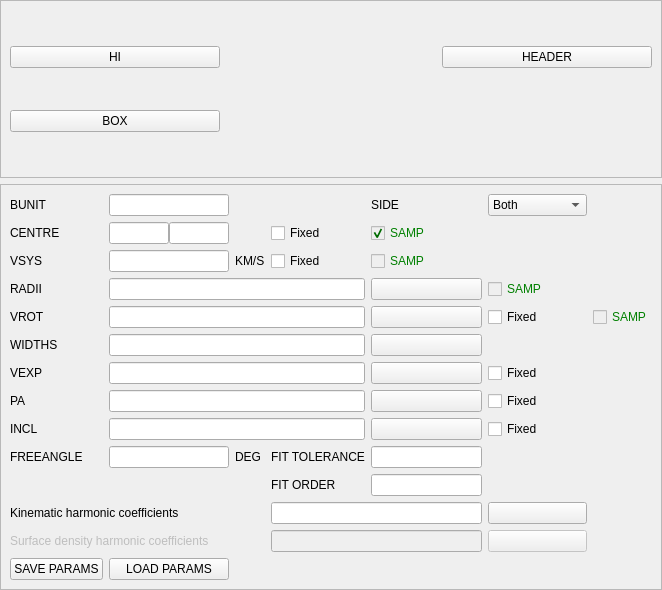
<?xml version="1.0" encoding="UTF-8"?>
<ui version="4.0">
 <class>reswri</class>
 <widget class="QFrame" name="reswri">
  <property name="geometry">
   <rect>
    <x>0</x>
    <y>0</y>
    <width>662</width>
    <height>590</height>
   </rect>
  </property>
  <property name="windowTitle">
   <string>Frame</string>
  </property>
  <property name="frameShape">
   <enum>QFrame::NoFrame</enum>
  </property>
  <property name="frameShadow">
   <enum>QFrame::Raised</enum>
  </property>
  <layout class="QVBoxLayout" name="verticalLayout">
   <property name="margin">
    <number>0</number>
   </property>
   <item>
    <widget class="QFrame" name="frame">
     <property name="frameShape">
      <enum>QFrame::StyledPanel</enum>
     </property>
     <property name="frameShadow">
      <enum>QFrame::Raised</enum>
     </property>
     <layout class="QGridLayout" name="gridLayout_2">
      <property name="margin">
       <number>9</number>
      </property>
      <item row="1" column="0">
       <widget class="QPushButton" name="HIBoxButton">
        <property name="text">
         <string>BOX</string>
        </property>
       </widget>
      </item>
      <item row="0" column="0">
       <widget class="QPushButton" name="HISetButton">
        <property name="text">
         <string>HI</string>
        </property>
       </widget>
      </item>
      <item row="0" column="2">
       <widget class="QPushButton" name="HISetHeaderButton">
        <property name="text">
         <string>HEADER</string>
        </property>
       </widget>
      </item>
      <item row="0" column="1">
       <widget class="QLabel" name="HISetLabel">
        <property name="text">
         <string/>
        </property>
       </widget>
      </item>
      <item row="1" column="1">
       <widget class="QLabel" name="HIBoxLabel">
        <property name="text">
         <string/>
        </property>
       </widget>
      </item>
     </layout>
    </widget>
   </item>
   <item>
    <widget class="QFrame" name="frame_2">
     <property name="frameShape">
      <enum>QFrame::StyledPanel</enum>
     </property>
     <property name="frameShadow">
      <enum>QFrame::Raised</enum>
     </property>
     <layout class="QGridLayout" name="gridLayout">
      <property name="margin">
       <number>9</number>
      </property>
      <item row="0" column="0">
       <widget class="QLabel" name="label_3">
        <property name="text">
         <string>BUNIT</string>
        </property>
       </widget>
      </item>
      <item row="0" column="1">
       <widget class="QLineEdit" name="bunitLine"/>
      </item>
      <item row="1" column="0">
       <widget class="QLabel" name="label_4">
        <property name="text">
         <string>CENTRE</string>
        </property>
       </widget>
      </item>
      <item row="1" column="3">
       <widget class="QCheckBox" name="centreCheck">
        <property name="text">
         <string>Fixed</string>
        </property>
       </widget>
      </item>
      <item row="2" column="0">
       <widget class="QLabel" name="label_5">
        <property name="text">
         <string>VSYS</string>
        </property>
       </widget>
      </item>
      <item row="2" column="1">
       <widget class="QLineEdit" name="vsysLine"/>
      </item>
      <item row="2" column="2">
       <widget class="QLabel" name="label_7">
        <property name="text">
         <string>KM/S</string>
        </property>
       </widget>
      </item>
      <item row="2" column="3">
       <widget class="QCheckBox" name="vsysCheck">
        <property name="text">
         <string>Fixed</string>
        </property>
       </widget>
      </item>
      <item row="3" column="0">
       <widget class="QLabel" name="label_8">
        <property name="text">
         <string>RADII</string>
        </property>
       </widget>
      </item>
      <item row="3" column="1" colspan="3">
       <widget class="QLineEdit" name="radiiLine"/>
      </item>
      <item row="3" column="4">
       <widget class="QPushButton" name="radiiButton">
        <property name="text">
         <string/>
        </property>
        <property name="icon">
         <iconset resource="../resources.qrc">
          <normaloff>:/table.png</normaloff>:/table.png</iconset>
        </property>
        <property name="iconSize">
         <size>
          <width>20</width>
          <height>20</height>
         </size>
        </property>
       </widget>
      </item>
      <item row="5" column="0">
       <widget class="QLabel" name="label">
        <property name="text">
         <string>WIDTHS</string>
        </property>
       </widget>
      </item>
      <item row="5" column="1" colspan="3">
       <widget class="QLineEdit" name="widthsLine"/>
      </item>
      <item row="5" column="4">
       <widget class="QPushButton" name="widthsButton">
        <property name="text">
         <string/>
        </property>
        <property name="icon">
         <iconset resource="../resources.qrc">
          <normaloff>:/table.png</normaloff>:/table.png</iconset>
        </property>
        <property name="iconSize">
         <size>
          <width>20</width>
          <height>20</height>
         </size>
        </property>
       </widget>
      </item>
      <item row="7" column="0">
       <widget class="QLabel" name="label_9">
        <property name="text">
         <string>VEXP</string>
        </property>
       </widget>
      </item>
      <item row="7" column="1" colspan="3">
       <widget class="QLineEdit" name="vexpLine"/>
      </item>
      <item row="7" column="4">
       <widget class="QPushButton" name="vexpButton">
        <property name="text">
         <string/>
        </property>
        <property name="icon">
         <iconset resource="../resources.qrc">
          <normaloff>:/table.png</normaloff>:/table.png</iconset>
        </property>
        <property name="iconSize">
         <size>
          <width>20</width>
          <height>20</height>
         </size>
        </property>
       </widget>
      </item>
      <item row="7" column="5">
       <widget class="QCheckBox" name="vexpCheck">
        <property name="text">
         <string>Fixed</string>
        </property>
       </widget>
      </item>
      <item row="8" column="0">
       <widget class="QLabel" name="label_10">
        <property name="text">
         <string>PA</string>
        </property>
       </widget>
      </item>
      <item row="8" column="1" colspan="3">
       <widget class="QLineEdit" name="paLine"/>
      </item>
      <item row="8" column="4">
       <widget class="QPushButton" name="paButton">
        <property name="text">
         <string/>
        </property>
        <property name="icon">
         <iconset resource="../resources.qrc">
          <normaloff>:/table.png</normaloff>:/table.png</iconset>
        </property>
        <property name="iconSize">
         <size>
          <width>20</width>
          <height>20</height>
         </size>
        </property>
       </widget>
      </item>
      <item row="8" column="5">
       <widget class="QCheckBox" name="paCheck">
        <property name="text">
         <string>Fixed</string>
        </property>
       </widget>
      </item>
      <item row="9" column="0">
       <widget class="QLabel" name="label_11">
        <property name="text">
         <string>INCL</string>
        </property>
       </widget>
      </item>
      <item row="9" column="1" colspan="3">
       <widget class="QLineEdit" name="inclLine"/>
      </item>
      <item row="9" column="4">
       <widget class="QPushButton" name="inclButton">
        <property name="text">
         <string/>
        </property>
        <property name="icon">
         <iconset resource="../resources.qrc">
          <normaloff>:/table.png</normaloff>:/table.png</iconset>
        </property>
        <property name="iconSize">
         <size>
          <width>20</width>
          <height>20</height>
         </size>
        </property>
       </widget>
      </item>
      <item row="9" column="5">
       <widget class="QCheckBox" name="inclCheck">
        <property name="text">
         <string>Fixed</string>
        </property>
       </widget>
      </item>
      <item row="10" column="0">
       <widget class="QLabel" name="label_12">
        <property name="text">
         <string>FREEANGLE</string>
        </property>
       </widget>
      </item>
      <item row="10" column="1">
       <widget class="QLineEdit" name="freeangleLine"/>
      </item>
      <item row="10" column="2">
       <widget class="QLabel" name="label_13">
        <property name="text">
         <string>DEG</string>
        </property>
       </widget>
      </item>
      <item row="10" column="3">
       <widget class="QLabel" name="label_14">
        <property name="text">
         <string>FIT TOLERANCE</string>
        </property>
       </widget>
      </item>
      <item row="10" column="4">
       <widget class="QLineEdit" name="fittoleranceLine"/>
      </item>
      <item row="12" column="0" colspan="3">
       <widget class="QLabel" name="label_15">
        <property name="text">
         <string>Kinematic harmonic coefficients</string>
        </property>
       </widget>
      </item>
      <item row="12" column="3" colspan="2">
       <widget class="QLineEdit" name="kinematicLine"/>
      </item>
      <item row="12" column="5">
       <widget class="QPushButton" name="kinematicButton">
        <property name="text">
         <string/>
        </property>
        <property name="icon">
         <iconset resource="../resources.qrc">
          <normaloff>:/fileopen.png</normaloff>:/fileopen.png</iconset>
        </property>
        <property name="iconSize">
         <size>
          <width>20</width>
          <height>20</height>
         </size>
        </property>
       </widget>
      </item>
      <item row="13" column="0" colspan="3">
       <widget class="QLabel" name="surfaceLabel">
        <property name="enabled">
         <bool>false</bool>
        </property>
        <property name="text">
         <string>Surface density harmonic coefficients</string>
        </property>
       </widget>
      </item>
      <item row="13" column="3" colspan="2">
       <widget class="QLineEdit" name="surfaceLine">
        <property name="enabled">
         <bool>false</bool>
        </property>
       </widget>
      </item>
      <item row="13" column="5">
       <widget class="QPushButton" name="surfaceButton">
        <property name="enabled">
         <bool>false</bool>
        </property>
        <property name="text">
         <string/>
        </property>
        <property name="icon">
         <iconset resource="../resources.qrc">
          <normaloff>:/fileopen.png</normaloff>:/fileopen.png</iconset>
        </property>
        <property name="iconSize">
         <size>
          <width>20</width>
          <height>20</height>
         </size>
        </property>
       </widget>
      </item>
      <item row="14" column="0">
       <widget class="QPushButton" name="saveParamsButton">
        <property name="text">
         <string>SAVE PARAMS</string>
        </property>
       </widget>
      </item>
      <item row="14" column="1">
       <widget class="QPushButton" name="loadParamsButton">
        <property name="text">
         <string>LOAD PARAMS</string>
        </property>
       </widget>
      </item>
      <item row="11" column="3">
       <widget class="QLabel" name="label_16">
        <property name="text">
         <string>FIT ORDER</string>
        </property>
       </widget>
      </item>
      <item row="11" column="4">
       <widget class="QLineEdit" name="fitorderLine"/>
      </item>
      <item row="1" column="1">
       <widget class="QFrame" name="frame_3">
        <property name="frameShape">
         <enum>QFrame::NoFrame</enum>
        </property>
        <property name="frameShadow">
         <enum>QFrame::Plain</enum>
        </property>
        <property name="lineWidth">
         <number>0</number>
        </property>
        <layout class="QHBoxLayout" name="horizontalLayout">
         <property name="spacing">
          <number>0</number>
         </property>
         <property name="margin">
          <number>0</number>
         </property>
         <item>
          <widget class="QLineEdit" name="xcentreLine">
           <property name="maximumSize">
            <size>
             <width>60</width>
             <height>16777215</height>
            </size>
           </property>
          </widget>
         </item>
         <item>
          <widget class="QLineEdit" name="ycentreLine">
           <property name="maximumSize">
            <size>
             <width>60</width>
             <height>16777215</height>
            </size>
           </property>
          </widget>
         </item>
        </layout>
       </widget>
      </item>
      <item row="4" column="0">
       <widget class="QLabel" name="label_2">
        <property name="text">
         <string>VROT</string>
        </property>
       </widget>
      </item>
      <item row="4" column="1" colspan="3">
       <widget class="QLineEdit" name="vrotLine"/>
      </item>
      <item row="4" column="4">
       <widget class="QPushButton" name="vrotButton">
        <property name="text">
         <string/>
        </property>
        <property name="icon">
         <iconset resource="../resources.qrc">
          <normaloff>:/table.png</normaloff>:/table.png</iconset>
        </property>
        <property name="iconSize">
         <size>
          <width>20</width>
          <height>20</height>
         </size>
        </property>
       </widget>
      </item>
      <item row="4" column="5">
       <widget class="QCheckBox" name="vrotCheck">
        <property name="text">
         <string>Fixed</string>
        </property>
       </widget>
      </item>
      <item row="1" column="4">
       <widget class="QCheckBox" name="checkSampCentre">
        <property name="enabled">
         <bool>false</bool>
        </property>
        <property name="styleSheet">
         <string notr="true">QCheckBox { color: green }</string>
        </property>
        <property name="text">
         <string>SAMP</string>
        </property>
        <property name="checked">
         <bool>true</bool>
        </property>
       </widget>
      </item>
      <item row="2" column="4">
       <widget class="QCheckBox" name="checkSampVsys">
        <property name="enabled">
         <bool>false</bool>
        </property>
        <property name="styleSheet">
         <string notr="true">QCheckBox { color: green }</string>
        </property>
        <property name="text">
         <string>SAMP</string>
        </property>
       </widget>
      </item>
      <item row="4" column="6">
       <widget class="QCheckBox" name="checkSampVrot">
        <property name="enabled">
         <bool>false</bool>
        </property>
        <property name="styleSheet">
         <string notr="true">QCheckBox { color: green }</string>
        </property>
        <property name="text">
         <string>SAMP</string>
        </property>
       </widget>
      </item>
      <item row="3" column="5">
       <widget class="QCheckBox" name="checkSampRadii">
        <property name="enabled">
         <bool>false</bool>
        </property>
        <property name="styleSheet">
         <string notr="true">QCheckBox { color: green }</string>
        </property>
        <property name="text">
         <string>SAMP</string>
        </property>
       </widget>
      </item>
      <item row="0" column="5">
       <widget class="QComboBox" name="sideBox">
        <item>
         <property name="text">
          <string>Both</string>
         </property>
        </item>
        <item>
         <property name="text">
          <string>Approaching</string>
         </property>
        </item>
        <item>
         <property name="text">
          <string>Receding</string>
         </property>
        </item>
       </widget>
      </item>
      <item row="0" column="4">
       <widget class="QLabel" name="label_6">
        <property name="text">
         <string>SIDE</string>
        </property>
       </widget>
      </item>
     </layout>
    </widget>
   </item>
  </layout>
 </widget>
 <resources>
  <include location="../resources.qrc"/>
 </resources>
 <connections/>
</ui>
